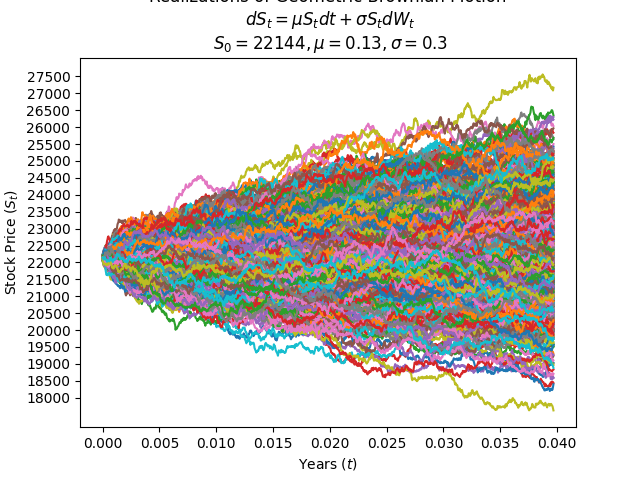

Source code (Python):
import numpy as np
import matplotlib.pyplot as plt


# drift coefficent
mu = 0.13
# number of steps
n = 1000
# time in years
T = 10/252
# number of sims
M = 1000
# initial stock price
S0 = 22144
# volatility
sigma = 0.3


def gbm(mu,n,T,M,S0,sigma):
    # calc each time step
    dt = T/n
    
    # simulation using numpy arrays
    St = np.exp(
        (mu - sigma ** 2 / 2) * dt
        + sigma * np.random.normal(0, np.sqrt(dt), size=(M,n)).T
    )
    
    # include array of 1's
    St = np.vstack([np.ones(M), St])
    
    # multiply through by S0 and return the cumulative product of elements along a given simulation path (axis=0).
    St = S0 * St.cumprod(axis=0)
    
    
    
    # Define time interval correctly
    time = np.linspace(0,T,n+1)
    
    # Require numpy array that is the same shape as St
    tt = np.full(shape=(M,n+1), fill_value=time).T
    
    
    plt.plot(tt, St)
    plt.xlabel("Years $(t)$")
    plt.ylabel("Stock Price $(S_t)$")
    plt.title(
        "Realizations of Geometric Brownian Motion\n $dS_t = \mu S_t dt + \sigma S_t dW_t$\n $S_0 = {0}, \mu = {1}, \sigma = {2}$".format(S0, mu, sigma)
    )
    plt.yticks(np.arange(18000,28000,500))
    plt.savefig(fname='gbm.png')
    plt.show()

gbm(mu,n,T,M,S0,sigma)